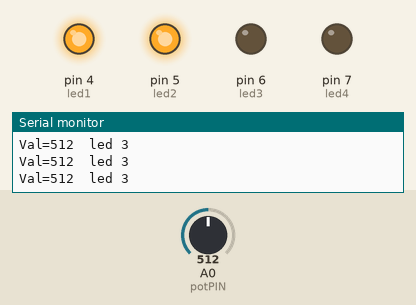
The sketch below on a simulated Arduino Uno, built with avr-gcc and run on an emulated ATmega328P. On the bench: output pins drawn as LEDs (lit = HIGH), the last lines printed to the serial monitor. The test bench sets the inputs (shaded band); at power-on: A0 (potPIN) = 512.

Above: at 1.2 s.
1.3 s: A0 (potPIN) set to 428
4.3 s: A0 (potPIN) set to 393
At 5.5 s:
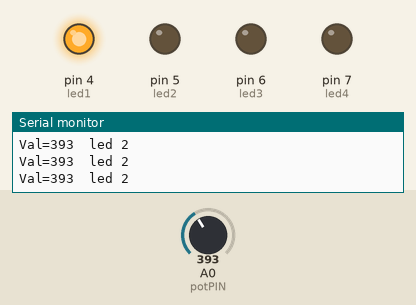
5.8 s: A0 (potPIN) set to 1023
At 6.2 s:
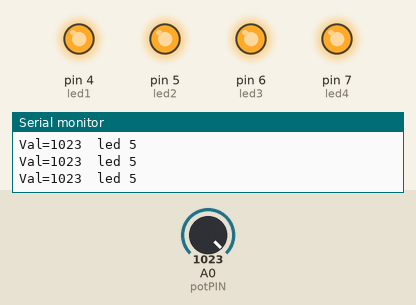
7.3 s: A0 (potPIN) set to 834
10.3 s: A0 (potPIN) set to 812
At 11.5 s:
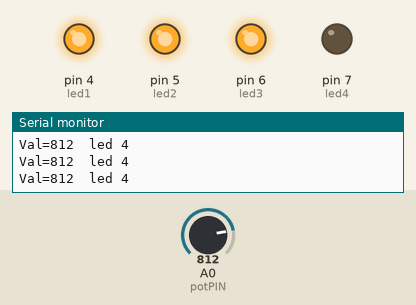
11.8 s: A0 (potPIN) set to 830
At 12.8 s:
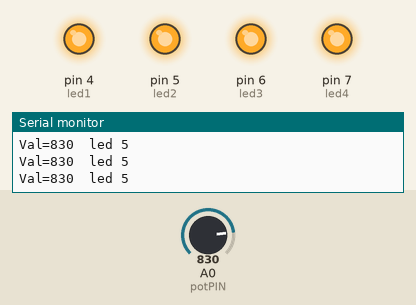
Timing chart, 0 to 14.8 s (numbered marks = the images above; inputs shaded):
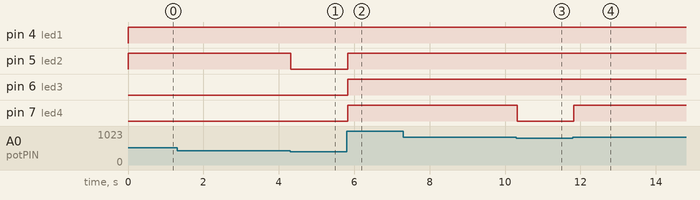

The sketch:

code.ino
```cpp
/*
--> Utilisation d'un potentiomètre pour contrôler l'allumage de 4 LED
  Fait par Delestre Noah
  Creation date : 02/10/2023
  Last update : 05/10/2023
*/

int led1 = 4;
int led2 = 5;
int led3 = 6;
int led4 = 7;
int potPIN = A0;
int readValue;


void setup() {
  Serial.begin (9600);
  pinMode(led1,OUTPUT);
  pinMode(led2,OUTPUT);
  pinMode(led3,OUTPUT);
  pinMode(led4,OUTPUT);
  }

void loop() {
  readValue = analogRead(potPIN);
  Serial.print("\Val=");
    Serial.print(readValue);
    if (readValue < 205) {
        Serial.println("\tled 1");
        digitalWrite(led1, LOW);
        digitalWrite(led2, LOW);
        digitalWrite(led3, LOW);
        digitalWrite(led4, LOW);
    }

    else if (readValue >= 205 && readValue < 410) {
        Serial.println("\tled 2");
        digitalWrite(led1, HIGH);
        digitalWrite(led2, LOW);
        digitalWrite(led3, LOW);
        digitalWrite(led4, LOW);
    }
    else if (readValue >= 410 && readValue < 615) {
        Serial.println("\tled 3");
        digitalWrite(led1, HIGH);
        digitalWrite(led2, HIGH);
        digitalWrite(led3, LOW);
        digitalWrite(led4, LOW);
    }

    else if (readValue >= 615 && readValue < 820) {
        Serial.println("\tled 4");
        digitalWrite(led1, HIGH);
        digitalWrite(led2, HIGH);
        digitalWrite(led3, HIGH);
        digitalWrite(led4, LOW);
    }

    else if (readValue >= 820 && readValue < 1024) {
        Serial.println("\tled 5");
        digitalWrite(led1, HIGH);
        digitalWrite(led2, HIGH);
        digitalWrite(led3, HIGH);
        digitalWrite(led4, HIGH);
    }
  }
```

Measured:
- the behaviour switches between 410 and 409 on A0 (potPIN) (found by bisection; images 0 and 1)
- the behaviour switches between 820 and 819 on A0 (potPIN) (found by bisection; images 2 and 3)
- after the input at 4.3 s, pin 5 (led2): HIGH → LOW at once
- after the input at 5.8 s, pin 5 (led2), pin 6 (led3), pin 7 (led4): LOW → HIGH at once
- after the input at 10.3 s, pin 7 (led4): HIGH → LOW at once
- after the input at 11.8 s, pin 7 (led4): LOW → HIGH at once
